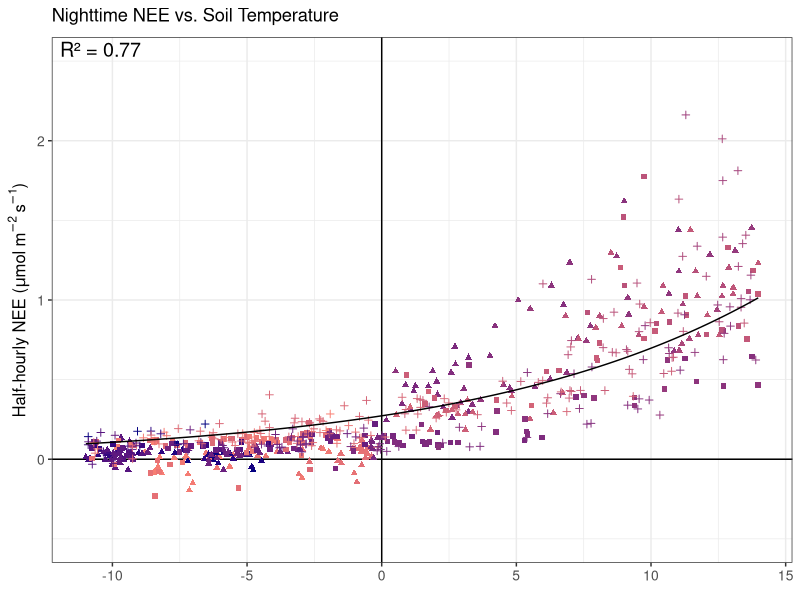
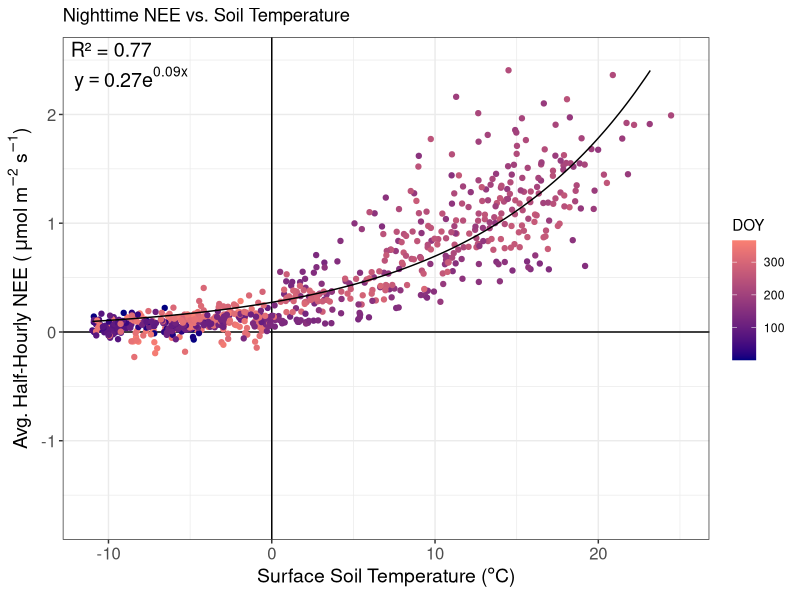
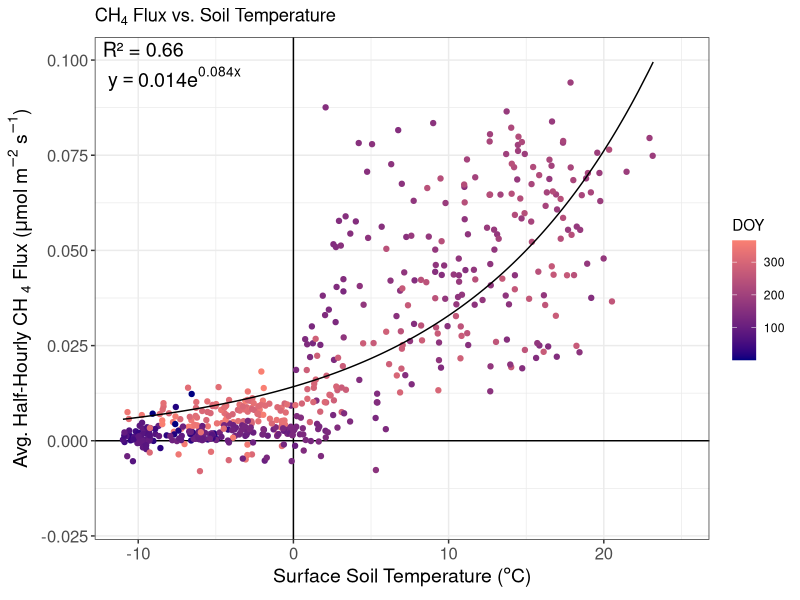

Recreate these plots in R, in order. (Note: this script raises an error after producing the figures.)
## ---- chunk 1
rm(list = ls())
Sys.setenv(TZ = "UTC")

library(data.table)
library(ggplot2)
library(lubridate)
library(tidyverse)
library(gridExtra)
library(patchwork)
## ---- chunk 2

df_avg_23_24 <- fread('./output_files/three_years_daily_avg.csv')


#dataframe with spring removed

df_nogs <- df_avg_23_24 

#convert methane units here so models work

df_nogs$FCH4 <- df_nogs$FCH4 * (1/1000)

#%>%
  #filter(season_name != "Growing Season")

#%>% filter(TS_1_0_1 < 0)


## ---- chunk 3

###Both years

#co2
exp_model <- nls(FC_night ~ a * exp(b * TS_1_0_1), data = df_avg_23_24, start = list(a = 1, b = 0.1))

# Generate predicted values
df_avg_23_24$predicted <- predict(exp_model, newdata = df_avg_23_24)


#ch4
exp_model_ch4 <- nls(FCH4 ~ a * exp(b * TS_1_0_1), data = df_avg_23_24, start = list(a = 1, b = 0.1))

# Generate predicted values
df_avg_23_24$predicted_ch4 <- predict(exp_model_ch4, newdata = df_avg_23_24)



####Both years, spring removed

#co2
exp_model_ngs <- nls(FC_night ~ a * exp(b * TS_1_0_1), data = df_nogs, start = list(a = 1, b = 0.1))

# Generate predicted values
df_nogs$predicted <- predict(exp_model_ngs, newdata = df_nogs)


#ch4
exp_model_ch4_ngs <- nls(FCH4 ~ a * exp(b * TS_1_0_1), data = df_nogs, start = list(a = 1, b = 0.1))

# Generate predicted values
df_nogs$predicted_ch4 <- predict(exp_model_ch4_ngs, newdata = df_nogs)


## ---- chunk 4

r_squared <- function(model) {

  # Get residuals (only for data model actually used)
  resid <- residuals(model)

  # Get fitted values (only for data model actually used)
  fitted_vals <- fitted(model)

  # Back-calculate observed values (only for data model actually used)
  observed <- fitted_vals + resid

  # Now RSS and TSS are from the SAME dataset
  RSS <- sum(resid^2)
  TSS <- sum((observed - mean(observed))^2)

  R2 <- 1 - (RSS / TSS)

  return(R2)
}

#Full Year
rsq_co2 <- r_squared(exp_model)
rsq_ch4 <- r_squared(exp_model_ch4)

#No Spring
rsq_co2_ngs <- r_squared(exp_model_ngs)
rsq_ch4_ngs <- r_squared(exp_model_ch4_ngs)



##parameters
coef_ngs <- coef(exp_model_ngs)
coef_ch4_ngs <- coef(exp_model_ch4_ngs)

a_ngs <- coef_ngs[["a"]]
b_ngs <- coef_ngs[["b"]]

a_ch4_ngs <- coef_ch4_ngs[["a"]]
b_ch4_ngs <- coef_ch4_ngs[["b"]]

## ---- chunk 5
#Both Years Nighttime CO2

co2model <- ggplot(data=df_avg_23_24)+
  theme_bw()+
  geom_hline(yintercept = 0)+
  geom_vline(xintercept = 0)+
  geom_point(aes(x=TS_1_0_1, y=FC_night, col = DOY, shape = factor(season_year)))+
  geom_line(aes(x = TS_1_0_1, y = predicted))+
  scale_color_gradient(low = "navy", high = "salmon")+
  labs(
    x = expression(""),
    y = expression("Half-hourly NEE ("*mu*mol~m^-2~s^-1*")"),
    title = expression("Nighttime NEE vs. Soil Temperature"))+
  #scale_shape_manual(name = "Year", values = c(15, 16, 17, 18))+
  scale_x_continuous(limits=c(-11,14))+
  scale_y_continuous(limits=c(-0.5,2.5))+
theme(axis.text.x = element_text(size = 10), axis.text.y = element_text(size = 10), 
  axis.title = element_text(size = 12),legend.position = 'none')+
  annotate("text", 
           x = -Inf, y = Inf, 
           hjust = -0.1, vjust = 1.3,
           label = paste0("R² = ", round(rsq_co2, 2)),
           size = 5)

co2model



## ---- chunk 6

label_co2 <- bquote(y == .(round(a_ngs, 2)) * e^{.(round(b_ngs, 2)) * x})

co2model_ngs <- ggplot(data=df_nogs)+
  theme_bw()+
  geom_hline(yintercept = 0)+
  geom_vline(xintercept = 0)+
  geom_point(aes(x=TS_1_0_1, y=FC_night, col = DOY, #shape = factor(season_year)
                 ))+
  geom_line(aes(x = TS_1_0_1, y = predicted))+
  scale_color_gradient(low = "navy", high = "salmon")+
  labs(
    x = expression("Surface Soil Temperature ("*degree*"C)"),
    y = expression("Avg. Half-Hourly NEE ( "*mu*mol~m^-2~s^-1*")"),
    title = expression("Nighttime NEE vs. Soil Temperature"))+
 # scale_shape_manual(name = "Year", values = c(16, 17))+
  scale_x_continuous(limits=c(-11,25))+
  scale_y_continuous(limits=c(-1.7,2.5))+
theme(axis.text.x = element_text(size = 12), axis.text.y = element_text(size = 12), 
  axis.title = element_text(size = 14),
  plot.subtitle = element_text(size = 12, face = "italic"))+
  annotate("text", 
           x = -Inf, y = Inf, 
           hjust = -0.1, vjust = 1.3,
           label = paste0("R² = ", round(rsq_co2_ngs, 2)),
           size = 5)+
  annotate("text", 
           x = -Inf, y = Inf, 
           hjust = -0.1, vjust = 2.2,
           label = as.expression(label_co2),
           size = 5)

co2model_ngs



#Methane vs. soil temp

label_ch4 <- bquote(y == .(round(a_ch4_ngs, 3)) * e^{.(round(b_ch4_ngs, 3)) * x})

ch4model <- ggplot(data=df_nogs)+
  geom_vline(xintercept=0)+
  geom_hline(yintercept = 0)+
  theme_bw()+
  geom_point(aes(x=TS_1_0_1, y=FCH4, col = DOY,  
                 #shape = factor(year)
                 ))+
  geom_line(aes(x = TS_1_0_1, y = predicted_ch4))+
scale_color_gradient(low = "navy", high = "salmon")+
  labs(
    x = expression("Surface Soil Temperature ("*degree*"C)"),
    y = expression("Avg. Half-Hourly CH "[4] * " Flux ("*mu*mol~m^-2~s^-1*")"),
    title = expression("CH"[4] * " Flux vs. Soil Temperature")
  )+
  scale_x_continuous(limits = c(-11, 25))+
  scale_y_continuous(limits = c(-0.02, .10))+
  #scale_shape_manual(name = "Year", values = c(15, 16, 17, 18))+
theme(axis.text.x = element_text(size = 12), axis.text.y = element_text(size = 12), 
  axis.title = element_text(size = 14),
  plot.subtitle = element_text(size = 12, face = "italic"))+
  annotate("text", 
           x = -Inf, y = Inf, 
           hjust = -0.1, vjust = 1.3,
           label = paste0("R² = ", round(rsq_ch4_ngs, 2)),
           size = 5)+
  annotate("text", 
           x = -Inf, y = Inf, 
           hjust = -0.1, vjust = 2.2,
           label = as.expression(label_ch4),
           size = 5)

ch4model






png(filename = './png/modelgrid_nogsco2.png',width = 12,height = 6,units = 'in',res = 2000)
co2model_ngs + ch4model + plot_layout(guides = "collect")
dev.off()


## ---- chunk 7

ggplot(data = df_nogs)+
  geom_point(aes(x=date, y=FC), color = "black")+
  geom_point(aes(x=date, y=FC_night), color = "red")

## ---- chunk 8


df_spring <- df_avg_23_24 %>%
  filter(season_name == "Snow Melt")

df_gs <- df_avg_23_24 %>%
  filter(season_name == "Growing Season")

df_fall <- df_avg_23_24 %>%
  filter(season_name == "Fall Senescence")

df_winter <- df_avg_23_24 %>%
  filter(season_name == "Winter")
## ---- chunk 9

## Spring 

#co2
exp_model_spring <- nls(FC_night ~ a * exp(b * TS_1_0_1), data = df_spring, start = list(a = 1, b = 0.1))
df_spring$predicted <- predict(exp_model_spring, newdata = df_spring)


#ch4
exp_model_ch4_spring <- nls(FCH4 ~ a * exp(b * TS_1_0_1), data = df_spring, start = list(a = 1, b = 0.1))
df_spring$predicted_ch4 <- predict(exp_model_ch4_spring, newdata = df_spring)

## gs 

#co2
exp_model_gs <- nls(FC_night ~ a * exp(b * TS_1_0_1), data = df_gs, start = list(a = 1, b = 0.1))
df_gs$predicted <- predict(exp_model_gs, newdata = df_gs)


#ch4
exp_model_ch4_gs <- nls(FCH4 ~ a * exp(b * TS_1_0_1), data = df_gs, start = list(a = 1, b = 0.1))
df_gs$predicted_ch4 <- predict(exp_model_ch4_gs, newdata = df_gs)

## fall 

#co2
exp_model_fall <- nls(FC_night ~ a * exp(b * TS_1_0_1), data = df_fall, start = list(a = 1, b = 0.1))
df_fall$predicted <- predict(exp_model_fall, newdata = df_fall)


#ch4
exp_model_ch4_fall <- nls(FCH4 ~ a * exp(b * TS_1_0_1), data = df_fall, start = list(a = 1, b = 0.1))
df_fall$predicted_ch4 <- predict(exp_model_ch4_fall, newdata = df_fall)

## winter

#co2
exp_model_winter<- nls(FC_night ~ a * exp(b * TS_1_0_1), data = df_winter, start = list(a = 1, b = 0.1))
df_winter$predicted <- predict(exp_model_winter, newdata = df_winter)


#ch4
exp_model_ch4_winter<- nls(FCH4 ~ a * exp(b * TS_1_0_1), data = df_winter, start = list(a = 1, b = 0.1))
df_winter$predicted_ch4 <- predict(exp_model_ch4_winter, newdata = df_winter)

## ---- chunk 10

## Spring 

#co2
lm_model_spring <- lm((FC_night ~ TS_1_0_1), data = df_spring)
df_spring$predicted_lm <- predict(lm_model_spring, newdata = df_spring)


#ch4
lm_model_ch4_spring <- lm((FCH4 ~TS_1_0_1), data = df_spring)
df_spring$predicted_ch4_lm <- predict(lm_model_ch4_spring, newdata = df_spring)

## gs 

#co2
lm_model_gs <- lm((FC_night ~TS_1_0_1), data = df_gs)
df_gs$predicted_lm <- predict(lm_model_gs, newdata = df_gs)


#ch4
lm_model_ch4_gs <- lm((FCH4 ~TS_1_0_1), data = df_gs)
df_gs$predicted_ch4_lm <- predict(lm_model_ch4_gs, newdata = df_gs)

## fall 

#co2
lm_model_fall <- lm((FC_night ~TS_1_0_1), data = df_fall)
df_fall$predicted_lm <- predict(lm_model_fall, newdata = df_fall)


#ch4
lm_model_ch4_fall <- lm((FCH4 ~TS_1_0_1), data = df_fall)
df_fall$predicted_ch4_lm <- predict(lm_model_ch4_fall, newdata = df_fall)

## winter

#co2
lm_model_winter<- lm((FC_night ~TS_1_0_1), data = df_winter)
df_winter$predicted_lm <- predict(lm_model_winter, newdata = df_winter)


#ch4
lm_model_ch4_winter<- lm((FCH4 ~TS_1_0_1), data = df_winter)
df_winter$predicted_ch4_lm <- predict(lm_model_ch4_winter, newdata = df_winter)

## ---- chunk 11

# #rerun if needed
# r_squared <- function(model, column) {
#   
#   RSS <- sum(residuals(model)^2) # Residual sum of sqares
#   TSS <- sum((column - mean(column, na.rm = TRUE))^2, na.rm = TRUE) # ToTS_1_0_1l sum of squares
#   
#   return(1-(RSS/TSS)) # R squared
#   
#   
# }

# Exp Models

#Spring
rsq_co2_spring <- r_squared(exp_model_spring, df_spring$FC_night)
rsq_ch4_spring <- r_squared(exp_model_ch4_spring, df_spring$FCH4)

#gs
rsq_co2_gs <- r_squared(exp_model_gs, df_gs$FC_night)
rsq_ch4_gs <- r_squared(exp_model_ch4_gs, df_gs$FCH4)

#fall
rsq_co2_fall <- r_squared(exp_model_fall, df_fall$FC_night)
rsq_ch4_fall <- r_squared(exp_model_ch4_fall, df_fall$FCH4)

#winter
rsq_co2_winter <- r_squared(exp_model_winter, df_winter$FC_night)
rsq_ch4_winter <- r_squared(exp_model_ch4_winter, df_winter$FCH4)





# Linear Models

#Spring
rsq_lm_co2_spring <- r_squared(lm_model_spring, df_spring$FC_night)
rsq_lm_ch4_spring <- r_squared(lm_model_ch4_spring, df_spring$FCH4)

#gs
rsq_lm_co2_gs <- r_squared(lm_model_gs, df_gs$FC_night)
rsq_lm_ch4_gs <- r_squared(lm_model_ch4_gs, df_gs$FCH4)

#fall
rsq_lm_co2_fall <- r_squared(lm_model_fall, df_fall$FC_night)
rsq_lm_ch4_fall <- r_squared(lm_model_ch4_fall, df_fall$FCH4)

#winter
rsq_lm_co2_winter <- r_squared(lm_model_winter, df_winter$FC_night)
rsq_lm_ch4_winter <- r_squared(lm_model_ch4_winter, df_winter$FCH4)



